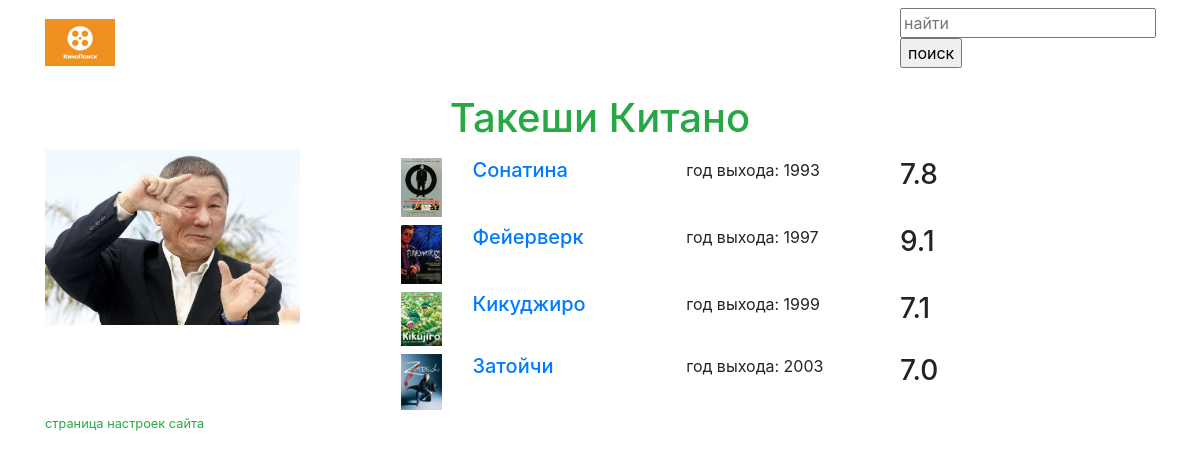
Screenshot of /kinopoisk/director/2/ with the database file from the repository.
### kinopoisk/models.py (models this page shows, shortened)
class Director(models.Model):
    last = models.CharField('фамилия', max_length=20)
    first = models.CharField('имя', max_length=20)
    portrait = models.ImageField('портрет', null=True, blank=True, upload_to='directors/')
    def __str__(self):
        return f'{self.first} {self.last}'
    class Meta:
        ordering = ['last', 'first']

class Movie(models.Model):
    title = models.CharField('название', max_length=20)
    year = models.IntegerField('год выхода', null=True, blank=True)
    director = models.ForeignKey(Director, help_text='режиссер', on_delete=models.SET_NULL,
                                 blank=True, null=True)
    rating = models.FloatField('рейтинг', default=5.0)
    poster = models.ImageField('постер', null=True, blank=True, upload_to='posters/')
    plot = models.FileField('сюжет', null=True, blank=True, upload_to='plots/')
    def __str__(self):
        return self.title
    def get_absolute_url(self):
        return reverse('kinopoisk:movie_detail',
                       args=(self.id,))
    class Meta:
        ordering = ['year']

### kinopoisk/views.py (the view)
# urls.py: path('director/<int:pk>/', views.DirectorDetailView.as_view(),
class DirectorDetailView(DetailView):
    model = Director

### kinopoisk/templates/kinopoisk/director_detail.html (shortened to what this page needs)
{% extends 'kinopoisk/base.html' %}
{% block content %}
<h1 class="text-center text-success mt-3">
    {{ director }}</h1>
<div class="row">
    <div class="col-3">
        <img src="{{ director.portrait.url }}"
             class="img-fluid">
    </div>
    <div class="col-9">
        {% for movie in director.movie_set.all %}
        <div class="row mt-2">
            <div class="col-1"></div>
            <div class="col-1">
                <img src="{{ movie.poster.url }}"
                 class="img-fluid">
            </div>
            <div class="col-3">
                <h5><a href="{{ movie.get_absolute_url }}">
                    {{ movie }}</a></h5>
            </div>
            <div class="col-3">
                <p>год выхода: {{ movie.year }}</p>
            </div>
            <div class="col-2">
                <h3>{{ movie.rating }}</h3>
            </div>
        </div>
        {% endfor %}
    </div>
</div>
{% endblock %}

### rows the page displays
Director: first+last "Такеши Китано", portrait (picture)
Movie: poster (picture), title "Сонатина", year "1993", rating "7.8"
Movie: poster (picture), title "Фейерверк", year "1997", rating "9.1"
Movie: poster (picture), title "Кикуджиро", year "1999", rating "7.1"
Movie: poster (picture), title "Затойчи", year "2003", rating "7.0"
